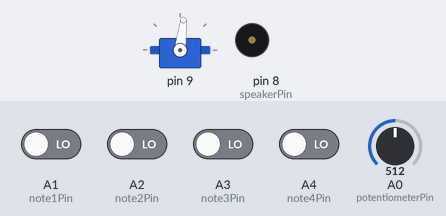
A sketch run on a simulated Arduino Uno, built with avr-gcc and run on an emulated ATmega328P. Parts: servo, buzzer (waves = sounding). Inputs (shaded band) come from the test bench; at power-on: A1 (note1Pin), A2 (note2Pin), A3 (note3Pin), A4 (note4Pin) LOW, A0 (potentiometerPin) = 512.

Above: at 1.2 s.
1.3 s: A0 (potentiometerPin) set to 306
At 1.7 s:
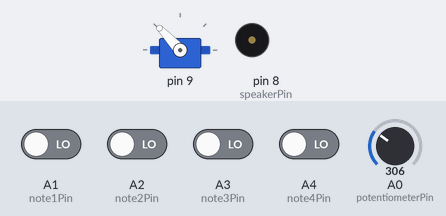
4.3 s: A1 (note1Pin) driven HIGH
At 4.46 s:
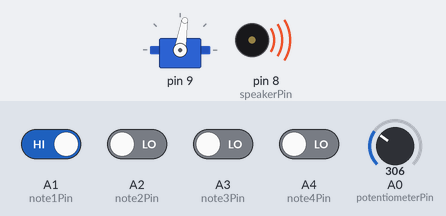
At 5.08 s:
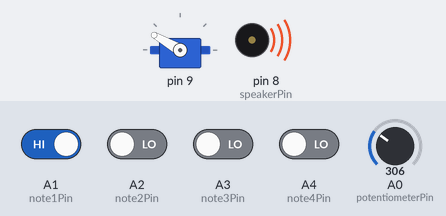
Timing chart, 0 to 49.0 s (numbered marks = the images above; inputs shaded):
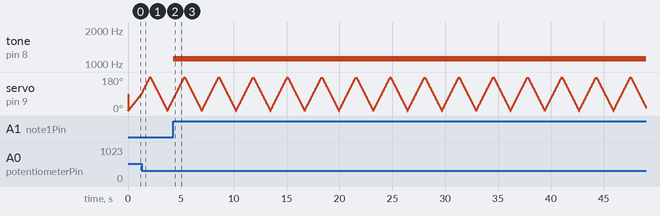

Measured:
- after the input at 4.3 s, tone on pin 8 (speakerPin): silent → 1109 Hz at once

The sketch:

MusicalInstrument.ino
```cpp
#include <Servo.h>

#include "pitches.h"

/*
  imported from adafruit website
  https://learn.adafruit.com/multi-tasking-the-arduino-part-1?view=all
*/

class Sweeper
{
    Servo servo;              // the servo
    int pos;              // current servo position
    int increment;        // increment to move for each interval
    int  updateInterval;      // interval between updates
    unsigned long lastUpdate; // last update of position

  public:
    Sweeper(int interval)
    {
      updateInterval = interval;
      increment = 1;
    }

    void Attach(int pin)
    {
      servo.attach(pin);
    }

    void Detach()
    {
      servo.detach();
    }

    void setUpdateInterval(int n) {
      updateInterval = n;
    }

    void Update()
    {
      if ((millis() - lastUpdate) > updateInterval) // time to update
      {
        lastUpdate = millis();
        pos += increment;
        servo.write(pos);
        if ((pos >= 180) || (pos <= 0)) // end of sweep
        {
          // reverse direction
          increment = -increment;
        }
      }
    }
};

// notes for each switch
int notes[] = {NOTE_CS6, NOTE_FS5, NOTE_GS5, NOTE_A5};

// switch pins
int note1Pin = A1, note2Pin = A2, note3Pin = A3, note4Pin = A4;

// speaker pin
int speakerPin = 8;

// initialize sweeper
Sweeper sweeper(10);

// initialize potentiometer Pin
int potentiometerPin = A0;

void setup() {
  // put your setup code here, to run once:

  // attach the servo to pin 9
  sweeper.Attach(9);
}

void loop() {
  // put your main code here, to run repeatedly:

  // check to see if a switch is on
  // only one switch can be on at a time
  if (digitalRead(note1Pin)) {
    tone(speakerPin, notes[0]);
  } else if (digitalRead(note2Pin)) {
    tone(speakerPin, notes[1]);
  } else if (digitalRead(note3Pin)) {
    tone(speakerPin, notes[2]);
  } else if (digitalRead(note4Pin)) {
    tone(speakerPin, notes[3]);
  } else {
    noTone(speakerPin);
  }

  // update the servo
  int potentiometerVal = analogRead(potentiometerPin);
  sweeper.setUpdateInterval(map(potentiometerVal, 0, 1023, 1, 25));
  sweeper.Update();

}
```
